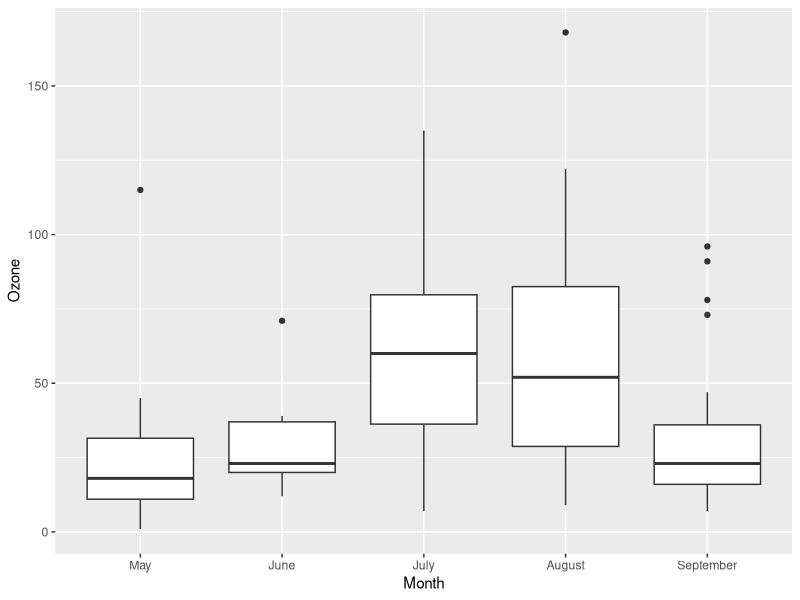
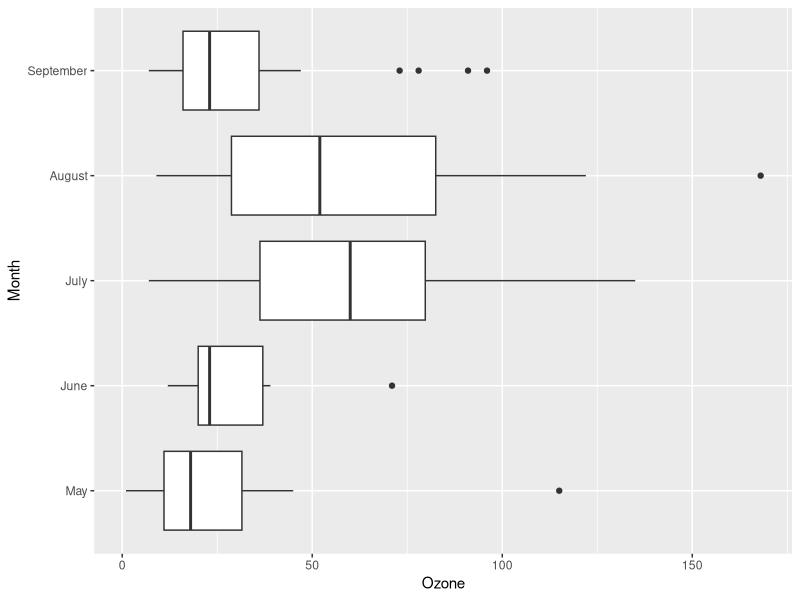
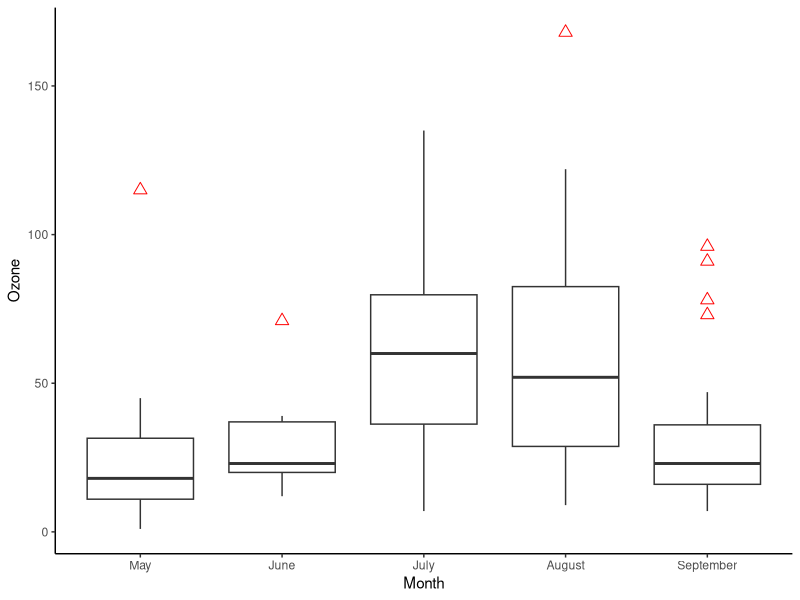
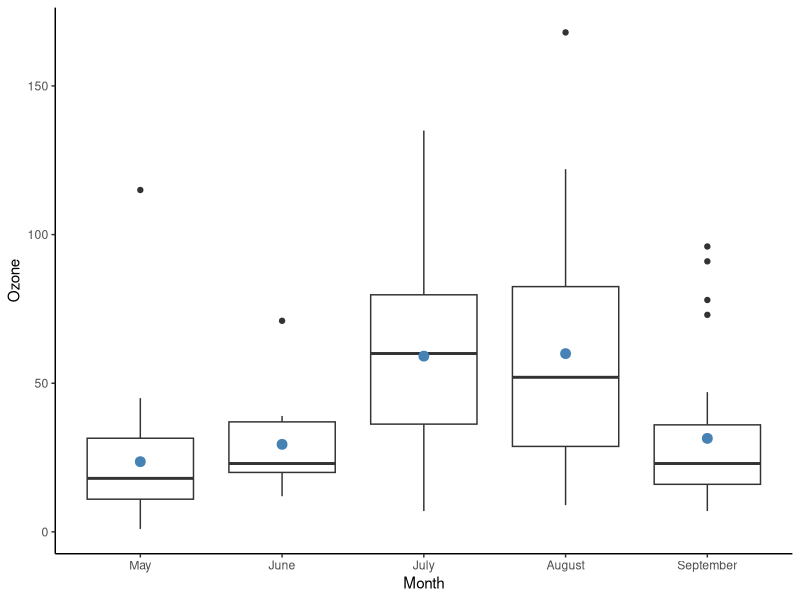
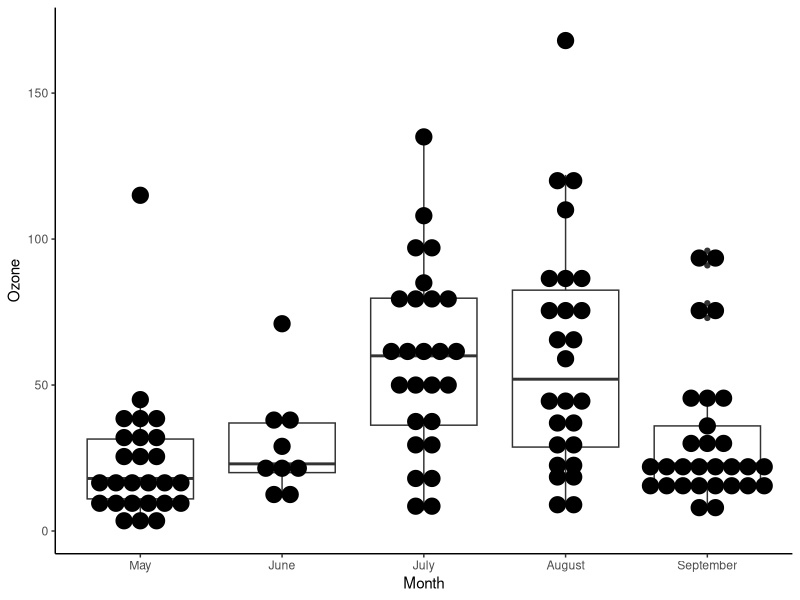
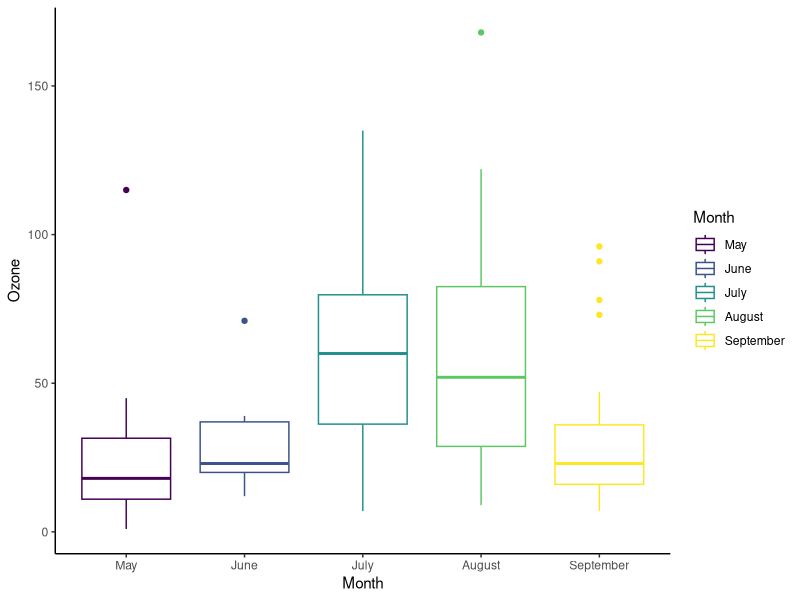
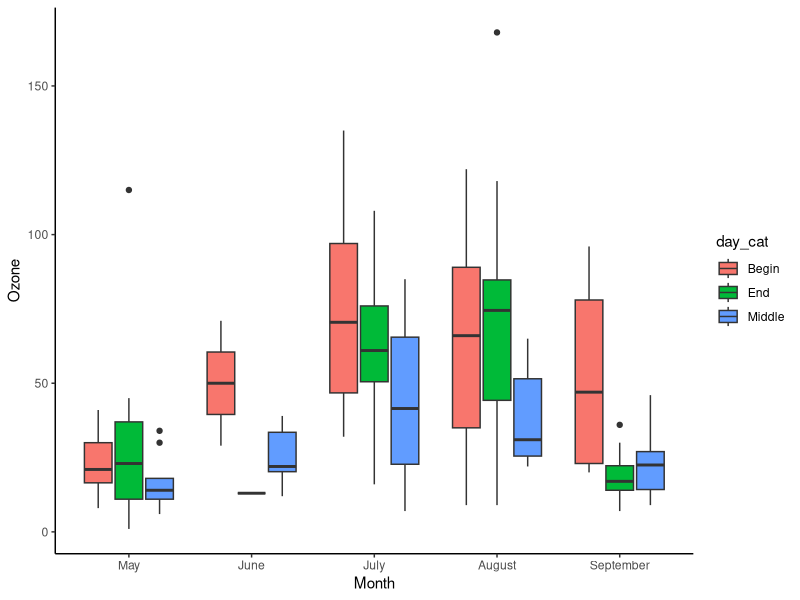
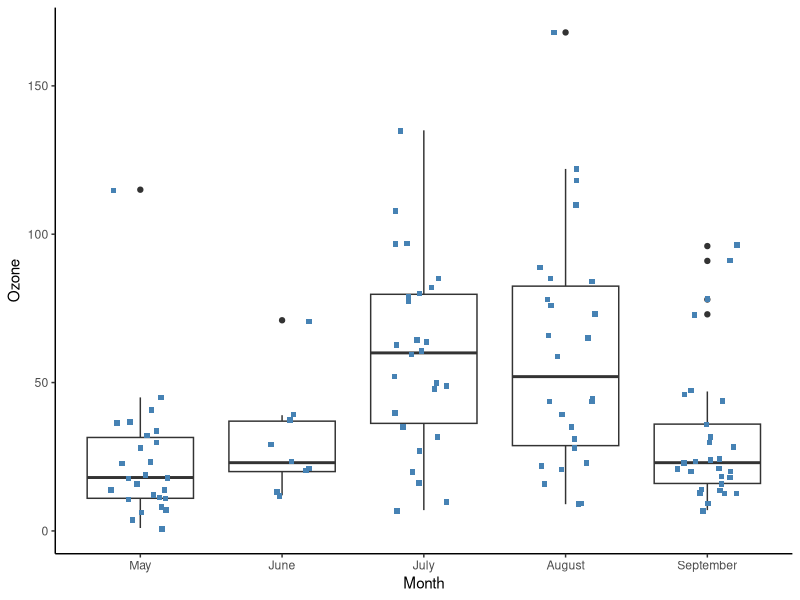

Recreate these plots in R, in order.
## ---- chunk 1
knitr::opts_chunk$set(echo = TRUE, fig.align="center", message=FALSE, warning = FALSE)
## ---- chunk 2
library(dplyr)
library(ggplot2)
# Step 1
data_air <- airquality %>%

#Step 2
select(-c(Solar.R, Temp)) %>%

#Step 3
mutate(Month = factor(Month, order = TRUE, labels = c("May", "June", "July", "August", "September")), 
       
#Step 4 
day_cat = factor(ifelse(Day < 10, "Begin", ifelse(Day < 20, "Middle", "End"))))
## ---- chunk 3
glimpse(data_air)
## ---- chunk 4
# Step 5
data_air_nona <- data_air %>% na.omit()	
## ---- chunk 5
# Store the graph
box_plot <- ggplot(data_air_nona, aes(x = Month, y = Ozone))
# Add the geometric object box plot
box_plot + geom_boxplot()
## ---- chunk 6
box_plot + geom_boxplot() + coord_flip()
## ---- chunk 7
box_plot +
    geom_boxplot(outlier.colour = "red",
        outlier.shape = 2,
        outlier.size = 3) +
    theme_classic()
## ---- chunk 8
box_plot +
    geom_boxplot() +
    stat_summary(fun.y = mean,
        geom = "point",
        size = 3,
        color = "steelblue") +
    theme_classic()
## ---- chunk 9
box_plot +
    geom_boxplot() +
    geom_dotplot(binaxis = 'y',
        dotsize = 1,
        stackdir = 'center') +
    theme_classic()
## ---- chunk 10
ggplot(data_air_nona, aes(x = Month, y = Ozone, color = Month)) +
    geom_boxplot() +
    theme_classic()
## ---- chunk 11
ggplot(data_air_nona, aes(Month, Ozone)) +
    geom_boxplot(aes(fill = day_cat)) +
    theme_classic()
## ---- chunk 12
box_plot +
    geom_boxplot() +
    geom_jitter(shape = 15,
        color = "steelblue",
        position = position_jitter(width = 0.21)) +
    theme_classic()
## ---- chunk 13
box_plot +
    geom_boxplot() +
    geom_point(shape = 5,
        color = "steelblue") +
    theme_classic()
## ---- chunk 14
box_plot +
    geom_boxplot(notch = TRUE) +
    theme_classic()
## ---- chunk 15
library(knitr)
library(kableExtra)
dt <- data.frame(
  "Objective" = c("Basic box plot", "Flip the side", "Notched box plot", "Box plot with jittered dots"), 
  "Code" = c("ggplot(df, aes(x = x1, y = y)) + geom_boxplot()", "ggplot(df, aes(x = x1, y = y)) + geom_boxplot() + coord_flip()", "ggplot(df, aes(x = x1, y = y)) + geom_boxplot(notch = TRUE)", "ggplot(df, aes(x = x1, y = y)) + geom_boxplot() + geom_jitter(position = position_jitter(0.21))"))
kable(dt) %>% kable_styling(bootstrap_options = c("striped", "hover"))
